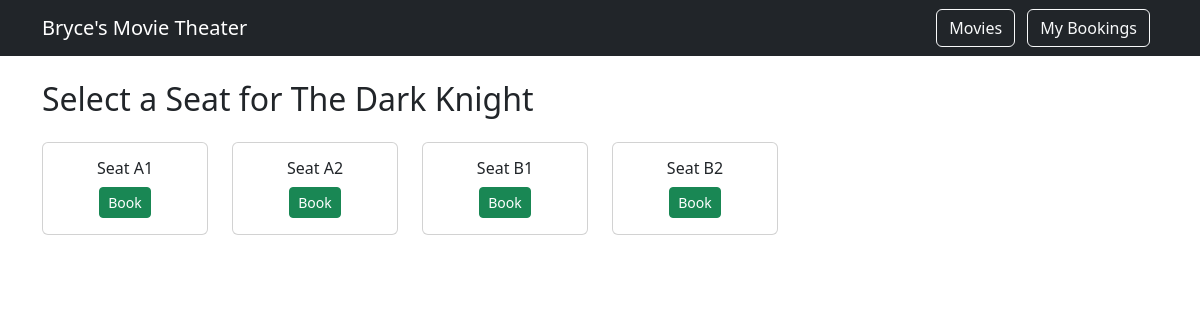
/movies/2/seats/ (signed in), run on the app's committed database.
### bookings/models.py (models this page shows, shortened)
class Movie(models.Model):
    title = models.CharField()
    description = models.TextField()
    releaseDate = models.DateField()
    duration = models.PositiveIntegerField()

class Seat(models.Model):
    seatNumber = models.CharField()
    isBooked = models.BooleanField(default=False)

### bookings/views.py (the view)
# urls.py: path('movies/<int:movie_id>/seats/', views.seatBooking, name='seatBooking'),
@login_required
def seatBooking(request, movie_id):
    movie = Movie.objects.get(id=movie_id)
    seats = Seat.objects.all()
    return render(request, 'bookings/seatBooking.html', {
        'movie': movie,
        'seats': seats
    })

### bookings/templates/bookings/seatBooking.html (shortened to what this page needs)
{% extends 'bookings/base.html' %}
{% block content %}
<h2 class="mb-4">Select a Seat for {{ movie.title }}</h2>
<div class="row">
    {% for seat in seats %}
    <div class="col-md-2 mb-3">
        <div class="card text-center">
            <div class="card-body">
                <h6>Seat {{ seat.seatNumber }}</h6>
                {% if seat.is_booked %}
                    <span class="badge bg-danger">Booked</span>
                {% else %}
                    <form method="post" action="{% url 'bookSeat' movie.id seat.id %}">
                        <button type="submit" class="btn btn-success btn-sm">
                            Book
                        </button>
                    </form>
                {% endif %}
            </div>
        </div>
    </div>
    {% endfor %}
</div>
{% endblock %}

### data on the page
Movie: title "The Dark Knight"
Seat: seatNumber "A1"
Seat: seatNumber "A2"
Seat: seatNumber "B1"
Seat: seatNumber "B2"
